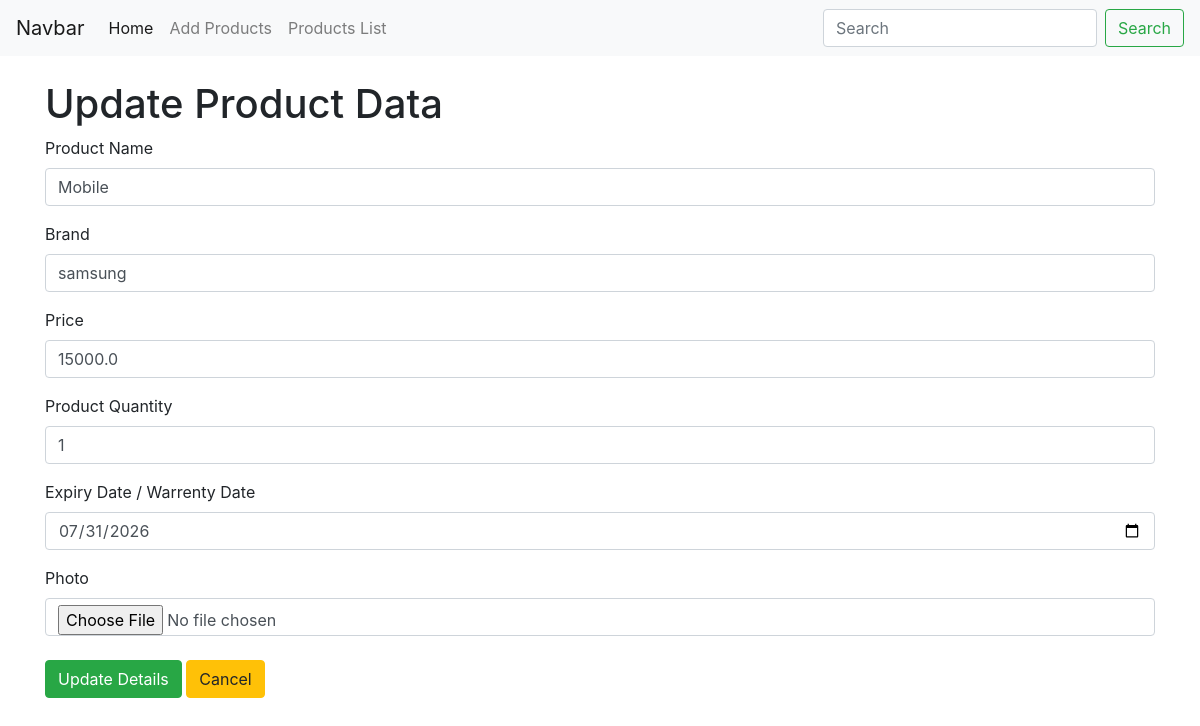
The app's page /update/5/ with its own data.
### Products/models.py (models this page shows, shortened)
class Products(models.Model):
    name = models.CharField(max_length=50)
    brand = models.CharField(max_length=50)
    price = models.FloatField()
    quantity = models.IntegerField()
    exp_date = models.DateField(null=True, blank=True)
    image = models.ImageField(upload_to= 'products/', default=None, null=False)

### Products/views.py (the view, shortened to what this page needs)
# urls.py: path('update/<int:id>/',views.update, name='update'),
def update(request, id):
    obj = Products.objects.get(id = id)
    return render(request, 'update_products.html', context = {'obj':obj})

### Products/templates/update_products.html (shortened to what this page needs)
{% extends 'base.html' %}
{% block body %}
<div class="container mt-4">
    <h1>Update Product Data</h1>
    <form method="POST" enctype="multipart/form-data">
        <div class="form-group mb-3">
            <label for="p_name">Product Name</label>
            <input type="text" class="form-control" name="p_name" id="p_name" value="{{ obj.name }}" required />
        </div>
        <div class="form-group mb-3">
            <label for="p_brand">Brand</label>
            <input type="text" class="form-control" id="p_brand" name="p_brand" value="{{ obj.brand }}" required />
        </div>
        <div class="form-group mb-3">
            <label for="p_price">Price</label>
            <input type="number" step="0.01" class="form-control" name="p_price" id="p_price" value="{{ obj.price }}" required />
        </div>
        <div class="form-group mb-3">
            <label for="p_quantity">Product Quantity</label>
            <input type="number" class="form-control" name="p_quantity" id="p_quantity" value="{{ obj.quantity }}" required />
        </div>
        <div class="form-group mb-3">
            <label for="p_exp_date">Expiry Date / Warrenty Date</label>
            <input type="date" class="form-control" name="p_exp_date" id="p_exp_date" value="{{ obj.exp_date|date:'Y-m-d' }}" />
        </div>
        <div class="form-group">
            <label for="productImage">Photo</label>
            <input type="file" class="form-control" id="productImage" name="product_image"/>
        </div>
        <div class="mt-4">
            <button type="submit" class="btn btn-success">Update Details</button>
            <a href="/list/" class="btn btn-warning">Cancel</a>
        </div>
    </form>
</div>
{% endblock %}

### records on screen
Products: p_name "Mobile", p_brand "samsung", p_price "15000.0", p_quantity "1", p_exp_date "07/31/2026"
